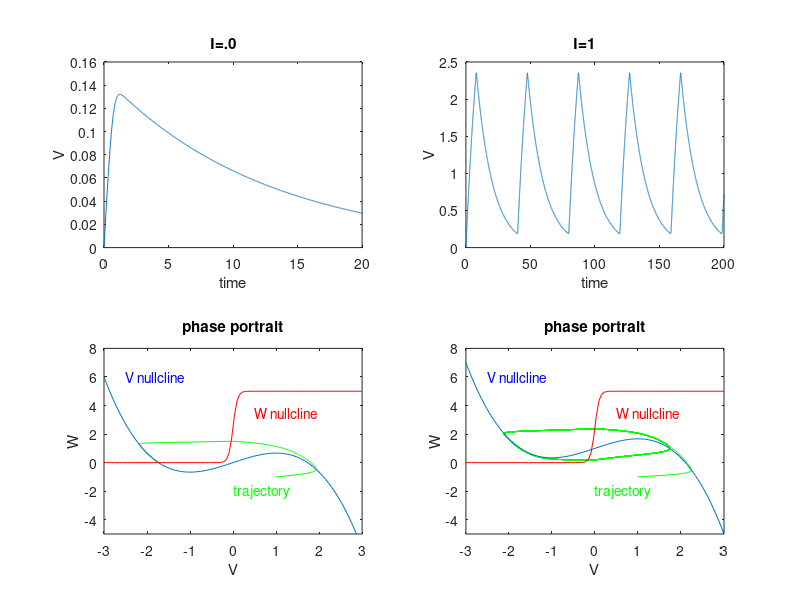

This chart was generated by the following MATLAB code:
clear all
clc
h=.01;fn=20;in=0;
t=in:h:fn;
n=((fn-in)/h);

I=0;%input('input the value for current I=');
a=2.5;
b=2.5;
eps=.08;

X(1:n)=0;
Y(1:n)=0;
X(1) = 0;
Y(1) = 0;

for i=1:n 
    X(i+1) = X(i) + h*(X(i) - (X(i)^3 /3)- Y(i) + I)  ;
    Y(i+1) = Y(i) + h*(eps*(a -Y(i)+ b*tanh(10*X(i))));
end

u=@(x,y)    x-(x.^3/3)-y+I;
v=@(x,y)    eps*(a-y+b*tanh(10*x));

x0=1;y0=-1;

start=[x0,y0];
delt=.05;
nstep=10000;
x=zeros(1,nstep+1);
y=x;
x(1)=start(1);
y(1)=start(2);

for n=1:nstep
    x(n+1)=x(n)+delt*u(x(n),y(n));
    y(n+1)=y(n)+delt*v(x(n),y(n));
end;

x1=linspace(-3,3,100);

y1=x1-(x1.^3/3)+I;

y2=(a+b*tanh(10*x1));

subplot(2,2,1), plot(t,Y)
xlabel('time');
ylabel('V');
title('I=.0     ')
subplot(2,2,3), plot(x,y,'g',x1,y1,x1,y2,'r')
title('phase portrait')
text(-2.5,6,'V nullcline','color','b')
text(.5,3.5,'W nullcline','color','r')
text(0,-2,'trajectory','color','g')
axis([-3 3 -5 8])
xlabel('V');
ylabel('W');


h=.01;fn=200;in=0;
t=in:h:fn;
n=((fn-in)/h);

I=1;%input('input the value for current I=');
a=2.5;
b=2.5;
eps=.08;

X(1:n)=0;
Y(1:n)=0;
X(1) = 0;
Y(1) = 0;

for i=1:n 
    X(i+1) = X(i) + h*(X(i) - (X(i)^3 /3)- Y(i) + I)  ;
    Y(i+1) = Y(i) + h*(eps*(a -Y(i)+ b*tanh(10*X(i))));
end

u=@(x,y)    x-(x.^3/3)-y+I;
v=@(x,y)    eps*(a-y+b*tanh(10*x));

x0=1;y0=-1;

start=[x0,y0];
delt=.05;
nstep=10000;
x=zeros(1,nstep+1);
y=x;
x(1)=start(1);
y(1)=start(2);

for n=1:nstep
    x(n+1)=x(n)+delt*u(x(n),y(n));
    y(n+1)=y(n)+delt*v(x(n),y(n));
end;

x1=linspace(-3,3,100);

y1=x1-(x1.^3/3)+I;

y2=(a+b*tanh(10*x1));

subplot(2,2,2), plot(t,Y)
xlabel('time');
ylabel('V');
title(        'I=1     ')
subplot(2,2,4), plot(x,y,'g',x1,y1,x1,y2,'r')
title('phase portrait')
text(-2.5,6,'V nullcline','color','b')
text(.5,3.5,'W nullcline','color','r')
text(0,-2,'trajectory','color','g')
axis([-3 3 -5 8])
xlabel('V');
ylabel('W');
